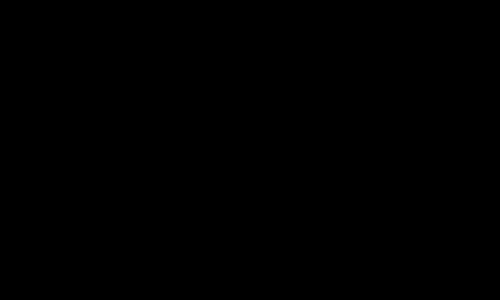
Frame 1 (no input)
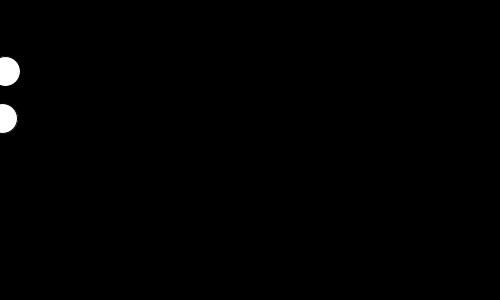
Frame 60 (the mouse pressed at the canvas centre just before this capture)
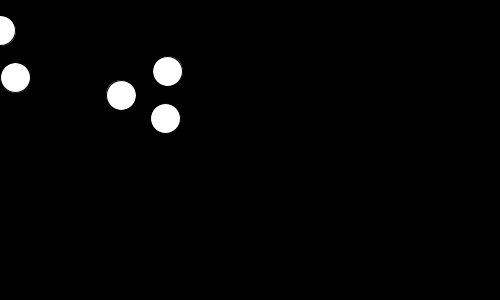
Frame 120 (the mouse held since frame 60 and released just before this capture)

The Processing sketch that drew these frames (run headless with seeded random() and noise(); from frame 60 on, the mouse is pressed at the canvas centre):

// Processing sketch: ex10_01
// ── ex10_01.pde
// 마우스의 좌우 위치에 따라 이동 속도가 가감되는 10개의 원 

int num = 10;
float[] x = new float[num];
float[] y = new float[num];

void setup() {
  size(500, 300);
  for (int i = 0; i < num; i++) {
    x[i] = random(-500, 0);
    y[i] = random(height);
  }
}

void draw() {
  background(0);
  float velocity = map(mouseX, 0, width, 0.5, 5);
  for (int i = 0; i < num; i++) {
    ellipse(x[i], y[i], 30, 30);
    x[i] += velocity;
  }
}
